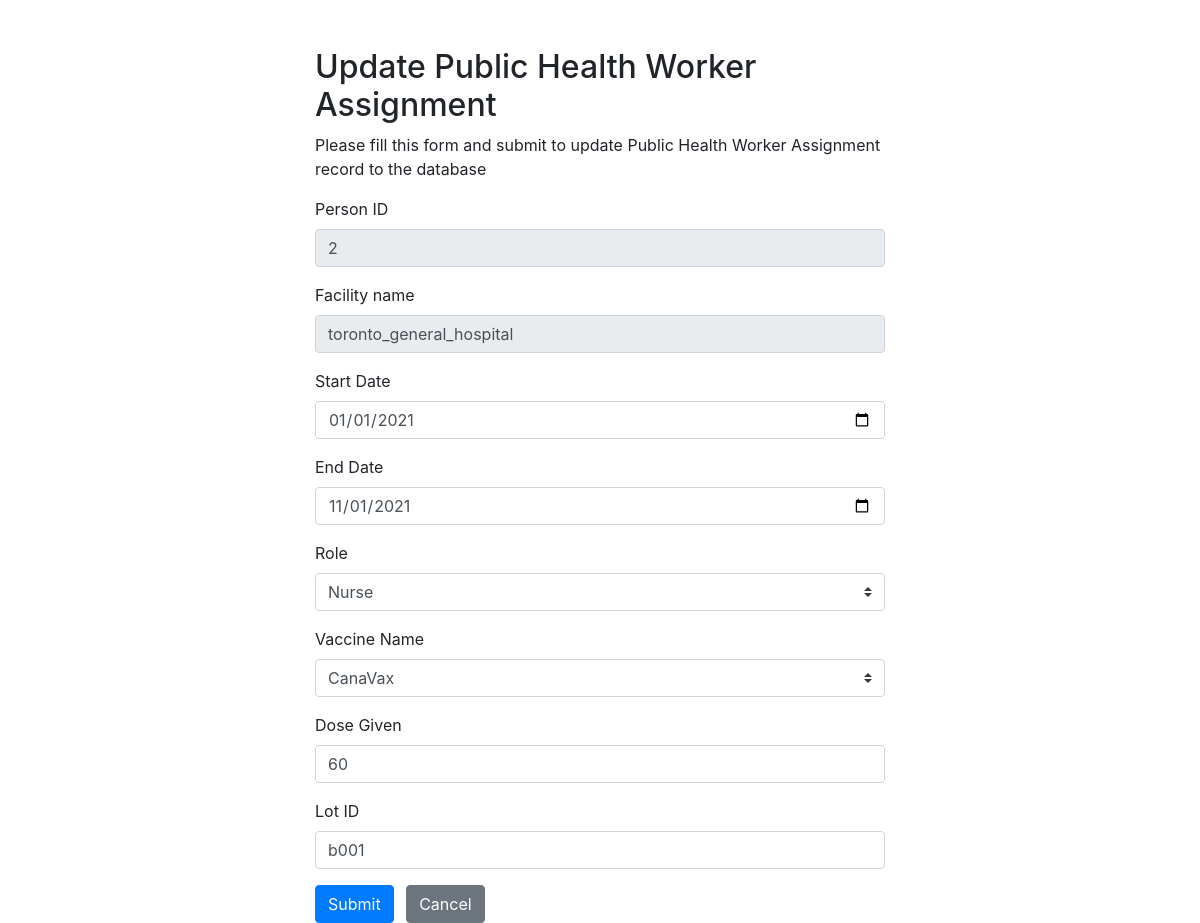
The app's page /php/health_worker_assignment/update.php?assignment_id=22 with its own data.
### tables this page shows
CREATE TABLE `healthcare_worker_assignment` (
  `assignment_id` int NOT NULL AUTO_INCREMENT,
  `person_id` int NOT NULL,
  `facility_name` varchar(255) NOT NULL,
  `start_date` date NOT NULL,
  `end_date` date NOT NULL,
  `role` enum('nurse','manager','security','secretary','regular') NOT NULL,
  `vaccine_name` varchar(255) DEFAULT NULL,
  `dose_given` mediumint DEFAULT NULL,
  `lot` varchar(255) DEFAULT NULL,
  PRIMARY KEY (`assignment_id`),
  KEY `person_id` (`person_id`,`facility_name`),
  CONSTRAINT `healthcare_worker_assignment_ibfk_1` FOREIGN KEY (`person_id`, `facility_name`) REFERENCES `healthcare_worker` (`person_id`, `facility_name`) ON DELETE CASCADE ON UPDATE CASCADE
);

### php/health_worker_assignment/update.php (the view, shortened to what this page needs)
<?php
$link = connect();
$person_id = $facility_name = $start_date = $end_date = $role = $vaccine_name = $dose = $lot = "";
$sql = "SELECT * FROM vaccine where status = 'safe'";
$result = mysqli_query($link, $sql);
$all_vaccines = mysqli_fetch_all($result, MYSQLI_ASSOC);
if ($_SERVER["REQUEST_METHOD"] == "POST") {
  $assignment_id = trim($_POST["assignment_id"]);
  $person_id = trim($_POST["person_id"]);
  $facility_name = trim($_POST["facility_name"]);
  $start_date = trim($_POST["start_date"]);
  $end_date = trim($_POST["end_date"]);
  $role = trim($_POST["role"]);
  $vaccine_name = trim($_POST["vaccine_name"]);
  $dose = trim($_POST["dose_given"]);
  $lot = trim($_POST["lot"]);
  if ($role == 'nurse') {
    $capacity = 0;
    $link = connect();
    $sql_check = "SELECT capacity FROM facility WHERE name= ?";
    $stmt = mysqli_prepare($link, $sql_check);
    if ($stmt) {
      mysqli_stmt_bind_param($stmt, "s", $facility_name);
      if (mysqli_stmt_execute($stmt)) {
        $result = mysqli_stmt_get_result($stmt);
        if (mysqli_num_rows($result) == 1) {
          $row = mysqli_fetch_array($result, MYSQLI_ASSOC);
          $capacity = $row['capacity'];
        }
      } else {
        $error = mysqli_stmt_error($stmt);
        echo '<script> alert("' . $error . '")</script>';
        exit();
      }
    } else {
      echo "<script>alert('Ops! Something went wrong. Please try again later. Error:" . $link->error . " ');location='create.php';</script>";
      exit();
    }
    mysqli_stmt_close($stmt);
    mysqli_close($link);
    $number_of_nurses = 0;
    $link = connect();
    $end = new DateTime($end_date);
    $start = new DateTime($start_date);
    for ($date = $start; $date <= $end; $date->modify('+1 day')) {
      $number_of_nurses = 0;
      $date_string = $date->format('Y-m-d');
      $sql_check = "SELECT COUNT(person_id) AS count FROM healthcare_worker_assignment WHERE facility_name= ? AND start_date <= ? AND end_date >= ?";
      if ($stmt = mysqli_prepare($link, $sql_check)) {
        mysqli_stmt_bind_param($stmt, "sss", $facility_name, $date_string, $date_string);
        if (mysqli_stmt_execute($stmt)) {
          $result = mysqli_stmt_get_result($stmt);
          if (mysqli_num_rows($result) == 1) {
            $row = mysqli_fetch_array($result, MYSQLI_ASSOC);
            $number_of_nurses = $row['count'];
          }
        } else {
          $error = mysqli_stmt_error($stmt);
          echo '<script> alert("' . $error . '")</script>';
          exit();
        }
      } else {
        echo "<script>alert('Ops! Something went wrong. Please try again later. Error:" . $link->error . " ');location='create.php';</script>";
        exit();
      }
      if ($number_of_nurses >= $capacity) {
        $availability_error = "Number of nurses exceed facility capacity on date " . $date_string;
        echo '<script> if(!alert("' . $availability_error . '")){
                            document.location =\'create.php\';
                        }
              </script>';
        exit();
      }
    }
    mysqli_close($link);
  } else {
    $vaccine_name = null;
    $dose = null;
    $lot = null;
  }
  $link = connect();
  $sql = "UPDATE healthcare_worker_assignment SET start_date=?, end_date=?, role=?, vaccine_name=?, dose_given=?, lot=?
          WHERE assignment_id=?";
  if ($stmt = mysqli_prepare($link, $sql)) {
    mysqli_stmt_bind_param($stmt, "ssssisi", $start_date, $end_date, $role, $vaccine_name, $dose, $lot, $assignment_id);
    if (mysqli_stmt_execute($stmt)) {
      echo "<script>alert('Update Assignment Successful!');location.href='assignment.php'</script>";
      exit();
    } else {
      $error = mysqli_stmt_error($stmt);
      echo '<script> alert("' . $error . '")</script>';
      exit();
    }
  } else {
    echo "<script>alert('Oops! Something went wrong. Please try again later. Error:" . $link->error . " ');location='create.php';</script>";
    exit();
  }
  mysqli_stmt_close($stmt);
  mysqli_close($link);
} else if ($_SERVER["REQUEST_METHOD"] == "GET" && isset($_GET["assignment_id"])) {
  $link = connect();
  $sql = "SELECT * FROM healthcare_worker_assignment WHERE assignment_id = ?";
  if ($stmt = mysqli_prepare($link, $sql)) {
    mysqli_stmt_bind_param($stmt, "i", $param_id);
    if (mysqli_stmt_execute($stmt)) {
      $result = mysqli_stmt_get_result($stmt);
      if (mysqli_num_rows($result) == 1) {
        $row = mysqli_fetch_array($result, MYSQLI_ASSOC);
        $person_id = $row["person_id"];
        $facility_name = $row["facility_name"];
        $start_date = $row["start_date"];
        $end_date = $row["end_date"];
        $dose = $row["dose_given"];
        $lot = $row["lot"];
      } else {
        header("location: error.php");
        exit();
      }
    } else {
      echo "Oops! Something went wrong. Please try again later.";
      exit();
    }
  }
}
?>
<!DOCTYPE html>
<html lang="en">
<head>
  <link rel="stylesheet" href="https://stackpath.bootstrapcdn.com/bootstrap/4.5.2/css/bootstrap.min.css">
</head>
<body>
  <div class="wrapper">
    <div class="container-fluid">
      <div class="row">
        <div class="col-md-12">
          <h2 class="mt-5">Update Public Health Worker Assignment</h2>
          <p>Please fill this form and submit to update Public Health Worker Assignment record to the database</p>
          <form name="update_assignment" action="<?php echo htmlspecialchars($_SERVER["PHP_SELF"]); ?>" onsubmit="return validateForm(this.name)" method="post">
            <div class="form-group">
              <label>Person ID</label>
              <input type="number" id="person_id" name="person_id" class="form-control" value="<?php echo $person_id; ?>" readonly>
            </div>
            <div class="form-group">
              <label>Facility name</label>
              <input type="text" id="facility_name" name="facility_name" class="form-control" value="<?php echo $facility_name; ?>" readonly>
            </div>
            <div class="form-group">
              <label>Start Date</label>
              <input type="date" name="start_date" class="form-control" value="<?php echo $start_date; ?>">
            </div>
            <div class="form-group">
              <label>End Date</label>
              <input type="date" name="end_date" class="form-control" value="<?php echo $end_date; ?>">
            </div>
            <div class="form-group">
              <label>Role</label>
              <select class="custom-select" id="inputGroupSelectRole" name="role" onchange="readOnly()">
                <option value="nurse">Nurse</option>
              </select>
            </div>
            <div class="form-group">
              <label>Vaccine Name</label>
              <select class="custom-select" id="inputGroupSelectVaccine" name="vaccine_name">
                <?php
                foreach ($all_vaccines as $vaccine) {
                  echo '<option values=\"' . $vaccine['vaccine_name'] . '\">' . $vaccine['vaccine_name'] . '</option>';
                }
                ?>
              </select>
            </div>
            <div class="form-group">
              <label>Dose Given</label>
              <input type="number" id="dose" name="dose_given" class="form-control" value="<?php echo $dose; ?>">
            </div>
            <div class="form-group">
              <label>Lot ID</label>
              <input type="text" id="lot" name="lot" class="form-control" value="<?php echo $lot; ?>">
            </div>
            <input type="submit" class="btn btn-primary" value="Submit">
            <a href="assignment.php" class="btn btn-secondary ml-2">Cancel</a>
          </form>
        </div>
      </div>
    </div>
  </div>
</body>
</html>

### php/health_worker_assignment/update.php (style rules this page uses)
.wrapper { width: 600px; margin: 0 auto; }

### records on screen
healthcare_worker_assignment: person_id "2", facility_name "toronto_general_hospital", start_date "01/01/2021", end_date "11/01/2021", dose_given "60", lot "b001"

### other values on screen
form field vaccine_name "CanaVax"
